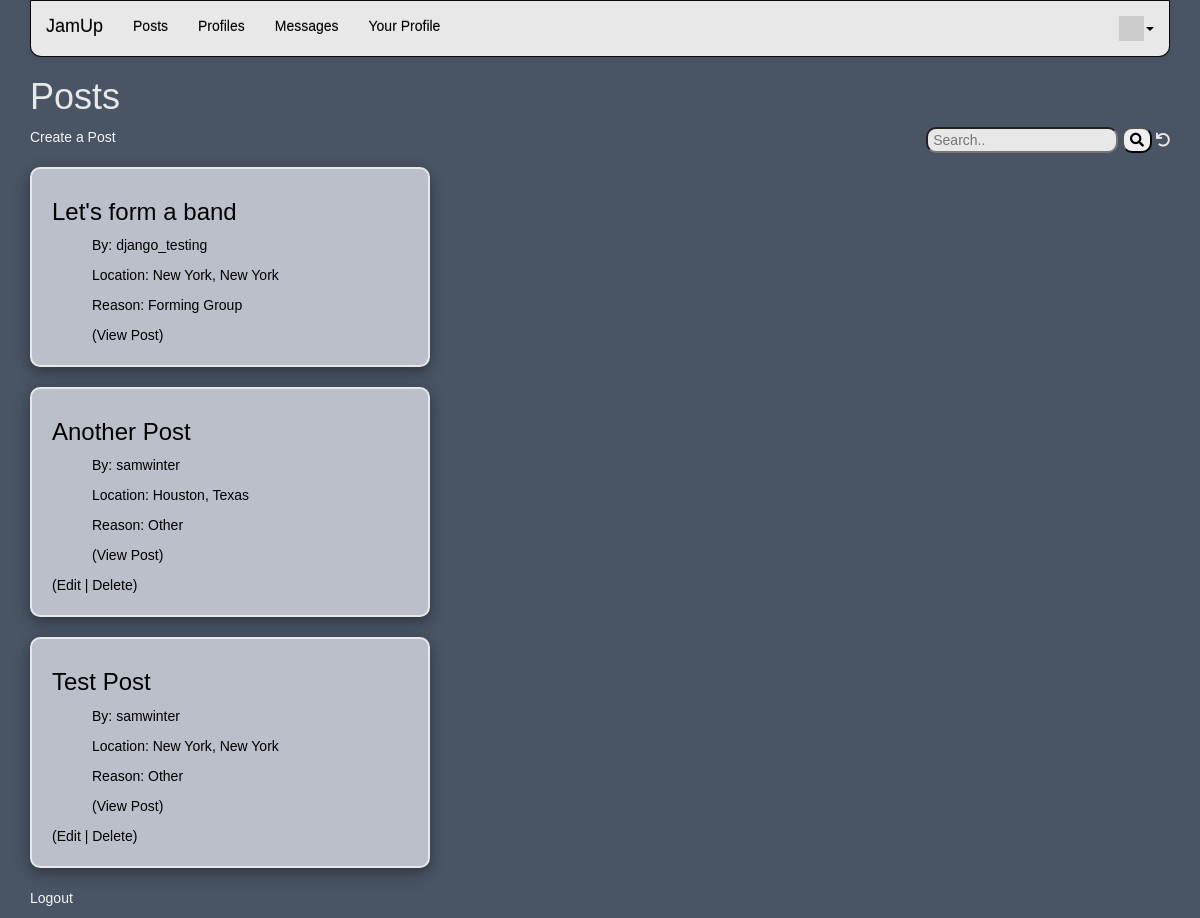
The app's page / (signed in) with its own data.
### jamup/models.py (models this page shows, shortened)
class Post(models.Model):
        title = models.CharField(max_length=200)
        city = models.ForeignKey(City, on_delete=models.CASCADE)
        state = models.ForeignKey(State, on_delete=models.CASCADE)
        reason = models.ForeignKey(Reason, on_delete=models.CASCADE)
        text = models.TextField()
        profile = models.ForeignKey(Profile, on_delete=models.CASCADE)
        owner = models.ForeignKey(settings.AUTH_USER_MODEL, on_delete=models.CASCADE)
        created_at = models.DateTimeField(auto_now_add=True)
        updated_at = models.DateTimeField(auto_now=True)
        replies = models.ManyToManyField(settings.AUTH_USER_MODEL,
                through='Reply', related_name='replies_owned')

class City(models.Model):
        name = models.CharField(max_length=80)
        state = models.ForeignKey(State, on_delete=models.CASCADE)
        def __str__(self):
                return self.name

class State(models.Model):
        name = models.CharField(max_length=20)
        def __str__(self):
                return self.name

class Reason(models.Model):
        name = models.CharField(max_length=80)
        def __str__(self):
                return self.name

### jamup/views.py (the view)
# urls.py: path('', views.PostListView.as_view()),
class PostListView(OwnerListView):
    model = Post
    template_name = "jamup/post_list.html"
    def get(self, request) :
        strval =  request.GET.get("search", False)
        if strval :
            query = Q(title__contains=strval)
            query.add(Q(text__contains=strval), Q.OR)
            query.add(Q(city__name__contains=strval), Q.OR)
            query.add(Q(state__name__contains=strval), Q.OR)
            query.add(Q(reason__name__contains=strval), Q.OR)
            objects = Post.objects.filter(query).select_related().order_by('-updated_at')
        else :
            objects = Post.objects.all().order_by('-updated_at')
        for obj in objects:
            obj.natural_updated = naturaltime(obj.updated_at)
        post_list = objects
        ctx = {'post_list' : post_list, 'search': strval}
        retval = render(request, self.template_name, ctx)
        return retval

### home/context_processors.py (called while the page is built)
def settings(request):
    return {
        'settings': django_settings,
    }

### home/templatetags/app_tags.py (called while the page is built)
@register.filter(name='gravatar')
def gravatar(user, size=35):
    email = str(user.email.strip().lower()).encode('utf-8')
    email_hash = md5(email).hexdigest()
    url = "//www.gravatar.com/avatar/{0}?s={1}&d=identicon&r=PG"
    return url.format(email_hash, size)

### jamup/templates/jamup/post_list.html (shortened to what this page needs)
{% extends "base_menu.html" %}
{% block content %}
<h1>Posts</h1>
<div style="float:right">
<form>
  <input type="text" placeholder="Search.." name="search"
  >
  <button type="submit"><i class="fa fa-search"></i></button>
<a href="{% url 'jamup:all' %}"><i class="fa fa-undo"></i></a>
</form>
</div>
{% if user.is_authenticated %}
{% if user.profile %}
<p><a class="main_link" href="{% url 'jamup:post_create' %}">Create a Post</a></p>
{% else %}
<p><a class="main_link" href="{% url 'jamup:profile_create' %}">Create a profile before posting</a></p>
{% endif %}
{% endif %}
<p>
{% if post_list %}
<div>
  {% for post in post_list %}
    <div class="post">
        <div class="post_main">
            <h3>{{ post.title }}</h3>
            <div class="post_content">
                <p>By: <a href = "{% url 'jamup:profile_detail' post.owner.profile.user.id %}">{{post.owner}}</a></p>
                <p>Location: {{post.city}}, {{post.state}}</p>
                <p>Reason: {{post.reason}}</p>
                <p><a href="{% url 'jamup:post_detail'  post.id %}">(View Post)</p>
            </div>
            {% if post.owner == user %}
            <p style="color:black">
            (<a href="{% url 'jamup:post_update' post.id %}">Edit</a> |
            <a href="{% url 'jamup:post_delete' post.id %}">Delete</a>)
            </p>
            {% endif %}
        </div>
    </div>
  {% endfor %}
</div>
{% else %}
  <p>There are no posts in the database.</p>
{% endif %}
</p>
<p>
{% if user.is_authenticated %}
<a class="main_link" href="{% url 'logout' %}?next={% url 'jamup:all' %}">Logout</a>
{% else %}
<a class="main_link" href="{% url 'login' %}?next={% url 'jamup:all' %}">Login</a>
{% endif %}
</p>
{% endblock %}

### home/static/style.css (style rules this page uses)
body { background-color: #495464; }
* { color: #e8e8e8; font-family: 'Noto Sans TC', sans-serif;; }
a { color: black; }
.main_link { color: #f4f4f2; }
input { color: black; }
.fa-search { color: black; }
.post { width: 400px; box-shadow: 0 4px 8px 0 rgba(0, 0, 0, 0.2), 0 6px 20px 0 rgba(0, 0, 0, 0.19); margin-top: 20px; margin-bottom: 20px; background-color: #bbbfca; border-radius: 10px; border-color: #e8e8e8; border-width: 2px; border-style: solid; }
.post h3, .post_content p { color: black; }
.post_content { width: 300px; margin-left: 40px; }
.post_main { padding: 10px; margin-left: 10px; }
button { border-radius: 10px; }
input[type=text], #id_password { border-radius: 10px; padding-left: 5px; background-color: #e8e8e8; }
input[type=text], #id_city option, #id_state option, #id_reason option { color: black !important; }

### records on screen
Post: title "Let's form a band", owner "django_testing", city "New York", state "New York", reason "Forming Group"
Post: title "Another Post", owner "samwinter", city "Houston", state "Texas", reason "Other", shows "Edit"
Post: title "Test Post", owner "samwinter", city "New York", state "New York", reason "Other", shows "Edit"

### other values on screen
{{ settings.APP_NAME }} "JamUp"
